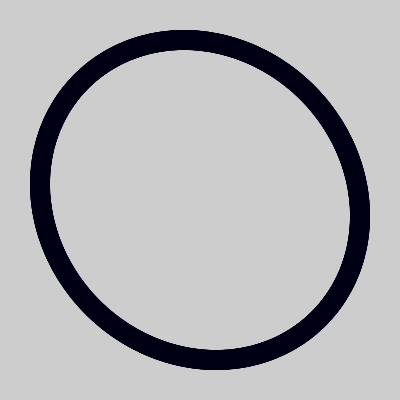
Frame 1 (no input)
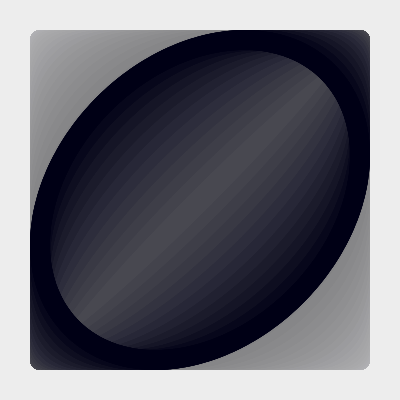
Frame 60 (the mouse pressed at the canvas centre just before this capture)
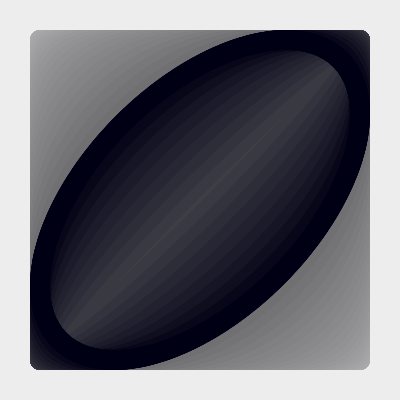
Frame 120 (the mouse held since frame 60 and released just before this capture)

The Processing sketch that drew these frames (run headless with seeded random() and noise(); from frame 60 on, the mouse is pressed at the canvas centre):

// Processing sketch: processing_162013
// ── processing_162013.pde

void setup(){
 size(400,400);
 frameRate(30);
}
 
void draw(){
  noStroke();
  fill(255,7);
 rect(0,0,width,height);
  
 for( int i = 0; i<1000; i++){
   fill(cos(frameCount * 0.5)*255);
   fill(0, 0, (cos(frameCount*0.1)+1.2)*10);
   ellipse((cos(frameCount*0.1 +i)*width/2.5)+ (width/2) ,(sin(frameCount*0.2+i)*width/2.5)+ (width/2),20,20);
  
    
 }
}
